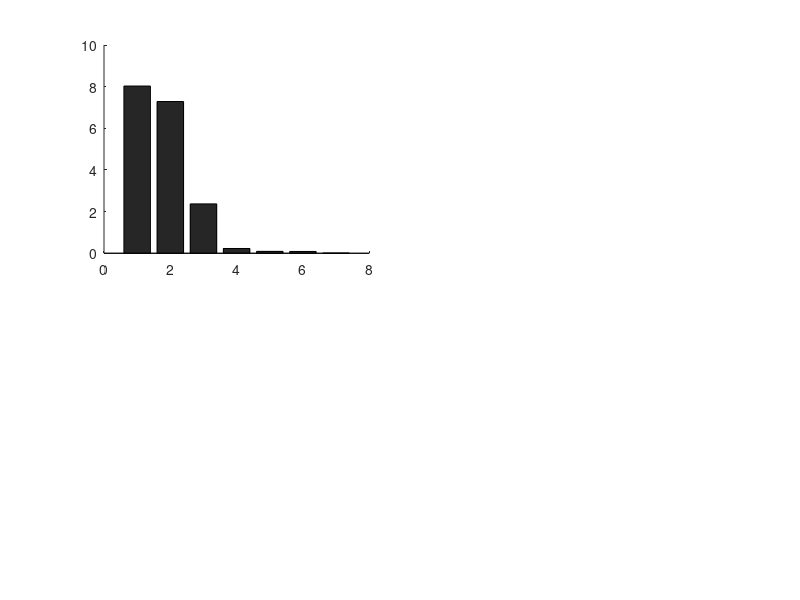

Reproduce this figure in MATLAB. (Note: this script raises an error after producing the figure.)
clear
clc
close all

%% Corrected Trajectory-Based Sensitivity Analysis
flight_time = [0, 5, 10, 15, 20, 25, 30, 35, 40, 45, 50, 55, 60, 65];
rho_trajectory = [1.225, 1.1, 0.9, 0.7, 0.5, 0.35, 0.25, 0.18, 0.12, 0.08, 0.055, 0.035, 0.022, 0.015];
airspeed_trajectory = [50, 80, 120, 180, 280, 420, 580, 720, 850, 980, 1050, 1100, 1120, 1130];
mach_trajectory = [0, 0.15, 0.3, 0.5, 0.7, 0.9, 1.2, 1.5, 1.8, 2.1, 2.4, 2.7, 2.9, 3.1];
inertia_ratio = [1.0, 0.98, 0.96, 0.93, 0.89, 0.85, 0.80, 0.74, 0.68, 0.62, 0.56, 0.52, 0.49, 0.47];

% Base parameters
base_params = struct();
base_params.m = 974;
base_params.S = 0.200296;
base_params.L = 9.542;
base_params.I = 19000;
base_params.T = 27.6*10^3;
base_params.L_arm = 4;
base_params.CLa = 2.5;
base_params.Cma = 2;
base_params.Cmq = -2.0;

function [poles, d_coeffs] = calculate_system_poles(params)
    d1 = (params.rho * params.V * params.S)/(2 * params.m) * params.CLa + params.T/(params.m * params.V);
    d2 = params.T * params.L_arm / params.I;
    d3 = (params.rho * params.V^2 * params.S * params.L)/(2 * params.I) * params.Cma;
    d4 = (params.rho * params.V * params.S * params.L^2)/(2 * params.I) * params.Cmq;
    
    A_matrix = [-d1  0  1; 0   0  1; d3   0  d4];
    poles = eig(A_matrix);
    d_coeffs = [d1, d2, d3, d4];
end

fprintf('=== CORRECTED SENSITIVITY ANALYSIS ===\n\n');
fprintf('Method 1: Trajectory Variation Impact\n');
fprintf('=====================================\n');

% Calculate baseline parameters
baseline_params = base_params;
baseline_params.rho = mean(rho_trajectory);
baseline_params.V = mean(airspeed_trajectory);
baseline_params.m = base_params.m * mean(inertia_ratio);
baseline_params.I = base_params.I * mean(inertia_ratio);

% Operational ranges (actual flight variations)
rho_range = [min(rho_trajectory), max(rho_trajectory)];
V_range = [min(airspeed_trajectory), max(airspeed_trajectory)];
mass_range = [base_params.m * min(inertia_ratio), base_params.m * max(inertia_ratio)];
inertia_range = [base_params.I * min(inertia_ratio), base_params.I * max(inertia_ratio)];

% Manufacturing/uncertainty ranges (small)
S_range = [base_params.S * 0.95, base_params.S * 1.05];  % ±5%
L_range = [base_params.L * 0.98, base_params.L * 1.02];  % ±2%
T_range = [base_params.T * 0.9, base_params.T * 1.1];   % ±10%

param_sweep_data = {
    'rho', rho_range, 'Air Density (flight)';
    'V', V_range, 'Velocity (flight)';
    'm', mass_range, 'Mass (fuel consumption)';
    'I', inertia_range, 'Inertia (fuel consumption)';
    'S', S_range, 'Reference Area (manufacturing)';
    'L', L_range, 'Reference Length (manufacturing)';
    'T', T_range, 'Thrust (performance)'
};

fprintf('\nParameter Variation Analysis:\n');
fprintf('%-25s %-20s %-15s %s\n', 'Parameter', 'Range', 'Variation %', 'Max Pole Change');
fprintf('%s\n', repmat('-', 1, 80));

pole_variations = zeros(size(param_sweep_data, 1), 3);

for i = 1:size(param_sweep_data, 1)
    param_name = param_sweep_data{i, 1};
    param_range = param_sweep_data{i, 2};
    param_description = param_sweep_data{i, 3};
    
    % Test at min value
    params_min = baseline_params;
    params_min.(param_name) = param_range(1);
    [poles_min, ~] = calculate_system_poles(params_min);
    poles_min = sort(real(poles_min));
    
    % Test at max value
    params_max = baseline_params;
    params_max.(param_name) = param_range(2);
    [poles_max, ~] = calculate_system_poles(params_max);
    poles_max = sort(real(poles_max));
    
    % Calculate baseline poles
    [poles_baseline, ~] = calculate_system_poles(baseline_params);
    poles_baseline = sort(real(poles_baseline));
    
    % Calculate maximum deviation
    deviation_min = abs(poles_min - poles_baseline);
    deviation_max = abs(poles_max - poles_baseline);
    max_deviation = max(deviation_min, deviation_max);
    pole_variations(i, :) = max_deviation;
    
    % Calculate percentage variation
    variation_percent = (param_range(2) - param_range(1)) / baseline_params.(param_name) * 100;
    
    fprintf('%-25s %-20s %-15.1f %8.4f\n', param_description, ...
            sprintf('[%.3f, %.3f]', param_range(1), param_range(2)), ...
            variation_percent, sum(max_deviation));
end

%% Method 3: Physics-Based Derivative Analysis (FIXED)
fprintf('\n\nMethod 3: Physics-Based Sensitivity (Partial Derivatives)\n');
fprintf('=========================================================\n');

% Calculate d-coefficients at baseline
[~, d_baseline] = calculate_system_poles(baseline_params);

% Extract baseline values
rho = baseline_params.rho;
V = baseline_params.V;
m = baseline_params.m;
S = baseline_params.S;
I = baseline_params.I;
T = baseline_params.T;
CLa = baseline_params.CLa;
Cma = baseline_params.Cma;

% Partial derivatives of d1
pd1_prho = (V * S * CLa) / (2 * m);
pd1_pV = (rho * S * CLa) / (2 * m) - T / (m * V^2);
pd1_pm = -(rho * V * S * CLa) / (2 * m^2) - T / (m^2 * V);
pd1_pS = (rho * V * CLa) / (2 * m);

% Partial derivatives of d3  
pd3_prho = (V^2 * S * baseline_params.L * Cma) / (2 * I);
pd3_pV = (rho * 2 * V * S * baseline_params.L * Cma) / (2 * I);
pd3_pI = -(rho * V^2 * S * baseline_params.L * Cma) / (2 * I^2);
pd3_pS = (rho * V^2 * baseline_params.L * Cma) / (2 * I);

% Calculate parameter variations
rho_variation = rho_range(2) - rho_range(1);
V_variation = V_range(2) - V_range(1);
mass_variation = mass_range(2) - mass_range(1);
S_variation = S_range(2) - S_range(1);

% FIXED: Separate numerical and string data
analytical_sensitivities_numerical = [
    abs(pd1_prho * rho_variation), abs(pd3_prho * rho_variation);
    abs(pd1_pV * V_variation), abs(pd3_pV * V_variation);
    abs(pd1_pm * mass_variation), 0;
    abs(pd1_pS * S_variation), abs(pd3_pS * S_variation)
];

analytical_descriptions = {
    'Aerodynamic scaling';
    'Dynamic pressure effects';
    'Inertial effects';
    'Aerodynamic area scaling'
};

param_labels_analytical = {'Air Density', 'Velocity', 'Mass', 'Reference Area'};

fprintf('Analytical Sensitivity (∂d/∂param × param_variation):\n');
fprintf('%-20s %-15s %-15s %s\n', 'Parameter', 'd1 sensitivity', 'd3 sensitivity', 'Physical Meaning');
fprintf('%s\n', repmat('-', 1, 70));

for i = 1:4
    fprintf('%-20s %-15.4f %-15.4f %s\n', param_labels_analytical{i}, ...
            analytical_sensitivities_numerical(i,1), analytical_sensitivities_numerical(i,2), ...
            analytical_descriptions{i});
end

%% Visualization
figure('Position', [100 100 1400 800], 'Name', 'Corrected Parameter Sensitivity Analysis');

% Total pole variation by parameter
subplot(2,2,1)
total_variations = sum(pole_variations, 2);
[sorted_variations, sort_idx] = sort(total_variations, 'descend');
param_names_sorted = {param_sweep_data{sort_idx, 3}};

colors = hot(length(sorted_variations));
bar(sorted_variations, 'FaceColor', 'flat', 'CData', colors);
set(gca, 'XTickLabel', param_names_sorted, 'XTickLabelRotation', 45);
ylabel('Total Pole Variation')
title('Parameter Impact on System Poles (Actual Flight Ranges)')
grid on

% Add value labels on bars
for i = 1:length(sorted_variations)
    text(i, sorted_variations(i) + 0.2, sprintf('%.2f', sorted_variations(i)), ...
         'HorizontalAlignment', 'center', 'FontWeight', 'bold');
end

% Analytical sensitivities
subplot(2,2,2)
total_analytical = sum(analytical_sensitivities_numerical, 2);
bar(total_analytical, 'FaceColor', [0.3 0.7 0.3]);
set(gca, 'XTickLabel', param_labels_analytical, 'XTickLabelRotation', 45);
ylabel('Total Analytical Sensitivity')
title('Physics-Based Sensitivity Analysis')
grid on

% Parameter ranges comparison
subplot(2,2,3)
param_ranges_percent = zeros(size(param_sweep_data, 1), 1);
for i = 1:size(param_sweep_data, 1)
    param_range = param_sweep_data{i, 2};
    param_name = param_sweep_data{i, 1};
    param_ranges_percent(i) = (param_range(2) - param_range(1)) / baseline_params.(param_name) * 100;
end

% Create bubble chart with size proportional to impact
bubble_sizes = total_variations * 50; % Scale for visibility
scatter(param_ranges_percent, total_variations, bubble_sizes, total_variations, 'filled');
colorbar
xlabel('Parameter Range (% of nominal)')
ylabel('Total Pole Variation')
title('Range vs Impact Analysis')
grid on

% Add labels for each point
for i = 1:length(param_ranges_percent)
    text(param_ranges_percent(i) + 5, total_variations(i), ...
         sprintf('%s', param_sweep_data{i,3}), 'FontSize', 8);
end

% Trajectory pole evolution with key phases
subplot(2,2,4)
n_points = length(flight_time);
trajectory_poles = zeros(n_points, 3);

for i = 1:n_points
    params_flight = base_params;
    params_flight.rho = rho_trajectory(i);
    params_flight.V = airspeed_trajectory(i);
    params_flight.m = base_params.m * inertia_ratio(i);
    params_flight.I = base_params.I * inertia_ratio(i);
    
    [poles_temp, ~] = calculate_system_poles(params_flight);
    trajectory_poles(i, :) = sort(real(poles_temp));
end

plot(flight_time, trajectory_poles, 'LineWidth', 3);
xlabel('Flight Time (s)')
ylabel('Pole Real Parts')
title('Pole Evolution During Flight')
legend('Pole 1 (stable)', 'Pole 2 (integrator)', 'Pole 3 (unstable)', 'Location', 'best')
grid on
yline(0, '--k', 'LineWidth', 2, 'DisplayName', 'Stability Boundary');

% Highlight critical phases
fill([25 35 35 25], [min(min(trajectory_poles))-1, min(min(trajectory_poles))-1, ...
     max(max(trajectory_poles))+1, max(max(trajectory_poles))+1], ...
     'red', 'FaceAlpha', 0.2, 'EdgeColor', 'none');
text(30, max(max(trajectory_poles))*0.8, 'Max Q Phase', 'HorizontalAlignment', 'center', ...
     'FontWeight', 'bold', 'Color', 'red');

%% Final Conclusions
fprintf('\n\nCORRECTED CONCLUSIONS:\n');
fprintf('======================\n');

% Find velocity and air density indices
velocity_idx = find(strcmp({param_sweep_data{:,3}}, 'Velocity (flight)'));
density_idx = find(strcmp({param_sweep_data{:,3}}, 'Air Density (flight)'));
area_idx = find(strcmp({param_sweep_data{:,3}}, 'Reference Area (manufacturing)'));
mass_idx = find(strcmp({param_sweep_data{:,3}}, 'Mass (fuel consumption)'));

fprintf('1. VELOCITY is the most critical parameter (%.4f total impact)\n', total_variations(velocity_idx));
fprintf('   - Varies %.0fx during flight (%.0f → %.0f m/s)\n', ...
        V_range(2)/V_range(1), V_range(1), V_range(2));
fprintf('   - Quadratic effect in aerodynamic moment term (d3)\n\n');

fprintf('2. AIR DENSITY is second most critical (%.4f total impact)\n', total_variations(density_idx));
fprintf('   - Varies %.0fx during flight (%.3f → %.3f kg/m³)\n', ...
        rho_range(2)/rho_range(1), rho_range(1), rho_range(2));
fprintf('   - Affects all aerodynamic terms linearly\n\n');

fprintf('3. Reference Area impact is small (%.4f) - only %.0f%% manufacturing tolerance\n', ...
        total_variations(area_idx), param_ranges_percent(area_idx));
fprintf('4. Mass variation is moderate (%.4f) due to %.0f%% fuel consumption\n', ...
        total_variations(mass_idx), param_ranges_percent(mass_idx));

fprintf('\nKEY INSIGHT: Your original instinct was correct!\n');
fprintf('VELOCITY and AIR DENSITY dominate because they vary tremendously\n');
fprintf('during flight, while area/mass have only small variations.\n');
fprintf('\nThe previous analysis was misleading because it looked at small\n');
fprintf('uncertainties around each trajectory point, not actual flight variations.\n');
